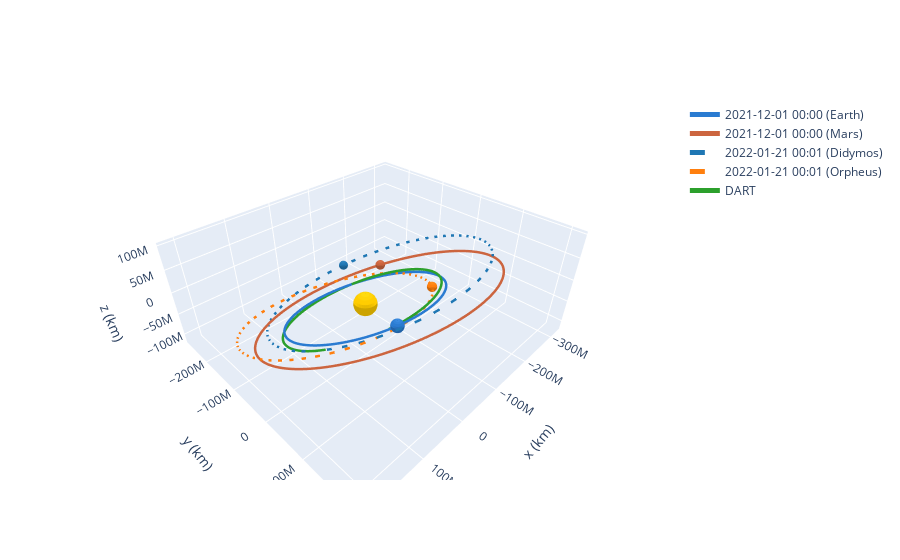

Notebook source saved alongside this figure:
### Code cell
#plotter = StaticOrbitPlotter()
plotter = OrbitPlotter3D()
plotter.plot_body_orbit(Earth, EPOCH, label="Earth")
plotter.plot_body_orbit(Mars, EPOCH, label="Mars")

#NAS/JPLよりdidymosの軌道データを呼び出して軌道を計算させる
didymos_orbit= Orbit.from_sbdb("65803")
plotter.plot(didymos_orbit, label="Didymos")

#NAS/JPLよりorpheusの軌道データを呼び出して軌道を計算させる
didymos_orbit= Orbit.from_sbdb("3361")
plotter.plot(didymos_orbit, label="Orpheus")
plotter.plot_trajectory(dart_coordinates,label="DART", trail=False)

### Figure 1 — Plotly figure (JSON) as saved in the notebook; plotly's stock layout.template omitted (floating-point values rounded to 4 significant figures; data arrays with more than 128 entries replaced by an {"elided": "..."} marker saying what was removed)
{"data": [{"cauto": false, "cmax": 1, "cmin": 1, "colorscale": [[0, "#ffcc00"], [1, "#ffcc00"]], "name": "Sun", "showscale": false, "type": "surface", "x": {"elided": "20x20 float values"}, "y": {"elided": "20x20 float values"}, "z": {"elided": "20x20 float values"}}, {"line": {"color": "#2a7bd1", "dash": "solid", "width": 5}, "mode": "lines", "name": "2021-12-01 00:00 (Earth)", "type": "scatter3d", "x": {"elided": "150 float values"}, "y": {"elided": "150 float values"}, "z": {"elided": "150 float values"}}, {"cauto": false, "cmax": 1, "cmin": 1, "colorscale": [[0, "#2a7bd1"], [1, "#2a7bd1"]], "name": "2021-12-01 00:00 (Earth)", "showscale": false, "type": "surface", "x": {"elided": "20x20 float values"}, "y": {"elided": "20x20 float values"}, "z": {"elided": "20x20 float values"}}, {"cauto": false, "cmax": 1, "cmin": 1, "colorscale": [[0, "#ffcc00"], [1, "#ffcc00"]], "name": "Sun", "showscale": false, "type": "surface", "x": {"elided": "20x20 float values"}, "y": {"elided": "20x20 float values"}, "z": {"elided": "20x20 float values"}}, {"cauto": false, "cmax": 1, "cmin": 1, "colorscale": [[0, "#ffcc00"], [1, "#ffcc00"]], "name": "Sun", "showscale": false, "type": "surface", "x": {"elided": "20x20 float values"}, "y": {"elided": "20x20 float values"}, "z": {"elided": "20x20 float values"}}, {"line": {"color": "#cc653f", "dash": "solid", "width": 5}, "mode": "lines", "name": "2021-12-01 00:00 (Mars)", "type": "scatter3d", "x": {"elided": "150 float values"}, "y": {"elided": "150 float values"}, "z": {"elided": "150 float values"}}, {"cauto": false, "cmax": 1, "cmin": 1, "colorscale": [[0, "#cc653f"], [1, "#cc653f"]], "name": "2021-12-01 00:00 (Mars)", "showscale": false, "type": "surface", "x": {"elided": "20x20 float values"}, "y": {"elided": "20x20 float values"}, "z": {"elided": "20x20 float values"}}, {"cauto": false, "cmax": 1, "cmin": 1, "colorscale": [[0, "#ffcc00"], [1, "#ffcc00"]], "name": "Sun", "showscale": false, "type": "surface", "x": {"elided": "20x20 float values"}, "y": {"elided": "20x20 float values"}, "z": {"elided": "20x20 float values"}}, {"cauto": false, "cmax": 1, "cmin": 1, "colorscale": [[0, "#ffcc00"], [1, "#ffcc00"]], "name": "Sun", "showscale": false, "type": "surface", "x": {"elided": "20x20 float values"}, "y": {"elided": "20x20 float values"}, "z": {"elided": "20x20 float values"}}, {"line": {"color": "rgb(31, 119, 180)", "dash": "dash", "width": 5}, "mode": "lines", "name": "2022-01-21 00:01 (Didymos)", "type": "scatter3d", "x": {"elided": "150 float values"}, "y": {"elided": "150 float values"}, "z": {"elided": "150 float values"}}, {"cauto": false, "cmax": 1, "cmin": 1, "colorscale": [[0, "rgb(31, 119, 180)"], [1, "rgb(31, 119, 180)"]], "name": "2022-01-21 00:01 (Didymos)", "showscale": false, "type": "surface", "x": {"elided": "20x20 float values"}, "y": {"elided": "20x20 float values"}, "z": {"elided": "20x20 float values"}}, {"cauto": false, "cmax": 1, "cmin": 1, "colorscale": [[0, "#ffcc00"], [1, "#ffcc00"]], "name": "Sun", "showscale": false, "type": "surface", "x": {"elided": "20x20 float values"}, "y": {"elided": "20x20 float values"}, "z": {"elided": "20x20 float values"}}, {"cauto": false, "cmax": 1, "cmin": 1, "colorscale": [[0, "#ffcc00"], [1, "#ffcc00"]], "name": "Sun", "showscale": false, "type": "surface", "x": {"elided": "20x20 float values"}, "y": {"elided": "20x20 float values"}, "z": {"elided": "20x20 float values"}}, {"line": {"color": "rgb(255, 127, 14)", "dash": "dash", "width": 5}, "mode": "lines", "name": "2022-01-21 00:01 (Orpheus)", "type": "scatter3d", "x": {"elided": "150 float values"}, "y": {"elided": "150 float values"}, "z": {"elided": "150 float values"}}, {"cauto": false, "cmax": 1, "cmin": 1, "colorscale": [[0, "rgb(255, 127, 14)"], [1, "rgb(255, 127, 14)"]], "name": "2022-01-21 00:01 (Orpheus)", "showscale": false, "type": "surface", "x": {"elided": "20x20 float values"}, "y": {"elided": "20x20 float values"}, "z": {"elided": "20x20 float values"}}, {"cauto": false, "cmax": 1, "cmin": 1, "colorscale": [[0, "#ffcc00"], [1, "#ffcc00"]], "name": "Sun", "showscale": false, "type": "surface", "x": {"elided": "20x20 float values"}, "y": {"elided": "20x20 float values"}, "z": {"elided": "20x20 float values"}}, {"cauto": false, "cmax": 1, "cmin": 1, "colorscale": [[0, "#ffcc00"], [1, "#ffcc00"]], "name": "Sun", "showscale": false, "type": "surface", "x": {"elided": "20x20 float values"}, "y": {"elided": "20x20 float values"}, "z": {"elided": "20x20 float values"}}, {"line": {"color": "rgb(44, 160, 44)", "dash": "solid", "width": 5}, "mode": "lines", "name": "DART", "type": "scatter3d", "x": {"elided": "7824 float values"}, "y": {"elided": "7824 float values"}, "z": {"elided": "7824 float values"}}, {"cauto": false, "cmax": 1, "cmin": 1, "colorscale": [[0, "#ffcc00"], [1, "#ffcc00"]], "name": "Sun", "showscale": false, "type": "surface", "x": {"elided": "20x20 float values"}, "y": {"elided": "20x20 float values"}, "z": {"elided": "20x20 float values"}}], "layout": {"autosize": true, "scene": {"aspectmode": "data", "xaxis": {"title": {"text": "x (km)"}}, "yaxis": {"title": {"text": "y (km)"}}, "zaxis": {"title": {"text": "z (km)"}}}}}
